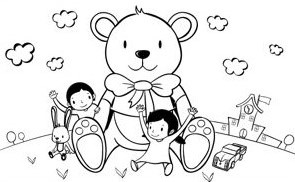
%> input picture sessionalassignment2/cc1.jpg, 295 x 182 px
$ octave exercise1.m   (GNU Octave 9; MATLAB toolbox functions it lacks are replaced by stand-ins)
%> lines starting %> are read from the running program, lines starting %| are printed output that depends on the picture
I1 = imread('E:\Third Year\3 2\DIP\DIP LAB\sessionalassignment2\cc1.jpg');
%> I1 is the input picture: size 182x295x3 uint8; min 0, max 255, mean 230.5
I2 = imread('E:\Third Year\3 2\DIP\DIP LAB\sessionalassignment2\cc2.jpg');
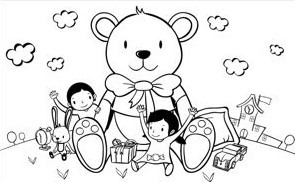
%> input picture sessionalassignment2/cc2.jpg, 295 x 182 px
%> I2 is the input picture: size 182x295x3 uint8; min 0, max 255, mean 228.4
figure;
subplot(2,2,1),imshow(I1),title('cartoon1');
subplot(2,2,2),imshow(I2),title('cartoon2');
subplot(2,2,3),imshowpair(I1,I2),title('imshowpair');
%> after `imshowpair(I1,I2)`:
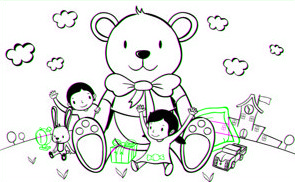
%> displayed picture: size 182x295x3, on the screen's scale of 0 to 255; mean R, G, B 228.4, 230.5, 228.4
subplot(2,2,4),imshow(imabsdiff(I1,I2)),title('imabsdiff');
%> after `imshow(imabsdiff(I1,I2))`:
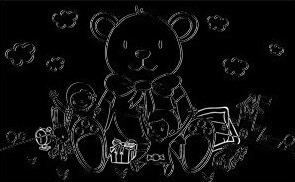
%> displayed picture: size 182x295x3, on the screen's scale of 0 to 255; min 0, max 255, mean 13.7

%swap colors using imcomplement

figure;
subplot(1,2,1),imshow(I1),title('Original');
subplot(1,2,2),imshow(imcomplement(I1)),title('Complemented');
%> after `imshow(imcomplement(I1))`:
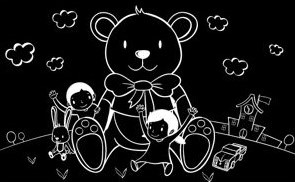
%> displayed picture: size 182x295x3, on the screen's scale of 0 to 255; min 0, max 255, mean 24.5
